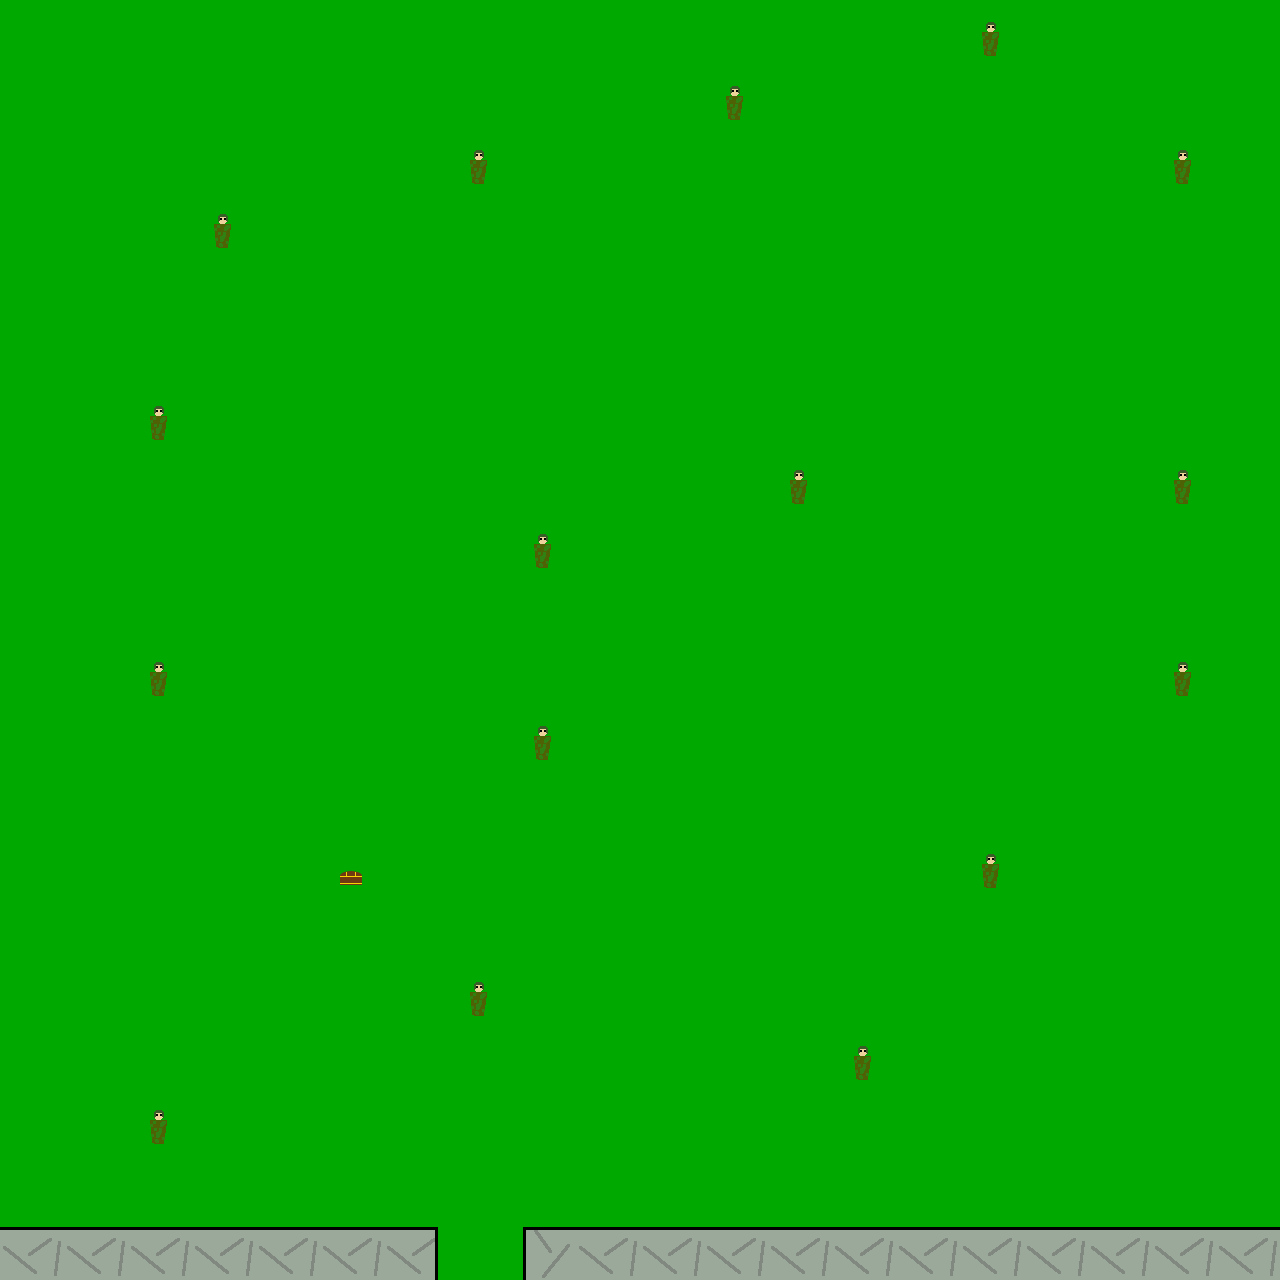

Rendered tile map (Tiled .tmx) drawn with the repository's tilesets; below, a short description and the map source with its tile grids summarised:
An orthogonal 20x20 tile map with 64x64 px tiles, 1 tile layer (Capa de Patrones 1), 10 tilesets.

<map version="1.0" orientation="orthogonal" width="20" height="20" tilewidth="64" tileheight="64">
 <properties>
  <property name="Author" value="Adrián Arroyo" />
  <property name="License" value="Apache" />
  <property name="MinVersion" value="JUNO" />
  <property name="Name" value="Azpazeta" />
  <property name="Year" value="2013" />
 </properties>
 <tileset firstgid="1" name="BlueAndRed" tilewidth="64" tileheight="64">
  <image source="../../media/dualsprite.png" width="192" height="64" />
 </tileset>
 <tileset firstgid="4" name="HOUSE1" tilewidth="64" tileheight="64">
  <image source="../../media/housemain.png" width="768" height="64" />
 </tileset>
 <tileset firstgid="16" name="water" tilewidth="64" tileheight="64">
  <image source="../../media/water.png" width="768" height="64" />
 </tileset>
 <tileset firstgid="28" name="housered" tilewidth="64" tileheight="64">
  <image source="../../media/housered.png" width="768" height="64" />
 </tileset>
 <tileset firstgid="40" name="houseyellow" tilewidth="64" tileheight="64">
  <image source="../../media/houseyellow.png" width="768" height="64" />
 </tileset>
 <tileset firstgid="52" name="mountain" tilewidth="64" tileheight="64">
  <image source="../../media/mountain.png" width="768" height="64" />
 </tileset>
 <tileset firstgid="64" name="mountain-inside" tilewidth="64" tileheight="64">
  <image source="../../media/mountain-inside.png" width="1024" height="64" />
 </tileset>
 <tileset firstgid="80" name="road" tilewidth="64" tileheight="64">
  <image source="../../media/road.png" width="1024" height="64" />
 </tileset>
 <tileset firstgid="96" name="palacetower" tilewidth="64" tileheight="64">
  <image source="../../media/palacetower.png" width="1024" height="64" />
 </tileset>
 <tileset firstgid="112" name="villagers" tilewidth="64" tileheight="64">
  <image source="../../media/villagers.png" width="1024" height="64" />
 </tileset>
 <layer name="Capa de Patrones 1" width="20" height="20">
  <properties>
   <property name="License" value="Creative Commons" />
   <property name="Path" value="/media/dualsprite.png" />
  </properties>
  <data>[400 cells, 400 non-empty, 6 distinct tile ids]</data>
 </layer>
</map>
